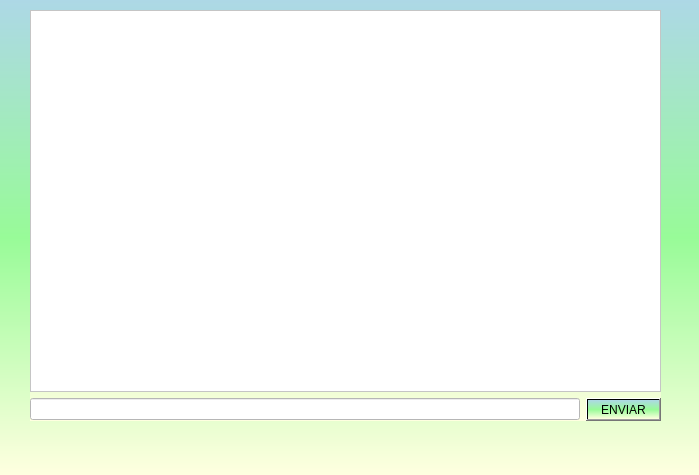
<?xml version="1.0" encoding="UTF-8"?>
<ui version="4.0">
 <class>MainWindow</class>
 <widget class="QMainWindow" name="MainWindow">
  <property name="geometry">
   <rect>
    <x>0</x>
    <y>0</y>
    <width>699</width>
    <height>475</height>
   </rect>
  </property>
  <property name="sizePolicy">
   <sizepolicy hsizetype="Fixed" vsizetype="Fixed">
    <horstretch>0</horstretch>
    <verstretch>0</verstretch>
   </sizepolicy>
  </property>
  <property name="acceptDrops">
   <bool>false</bool>
  </property>
  <property name="windowTitle">
   <string>Chat granjeros</string>
  </property>
  <property name="styleSheet">
   <string notr="true"/>
  </property>
  <property name="animated">
   <bool>false</bool>
  </property>
  <widget class="QWidget" name="centralwidget">
   <property name="autoFillBackground">
    <bool>false</bool>
   </property>
   <property name="styleSheet">
    <string notr="true">background: qlineargradient(spread:pad, x1:0, y1:0, x2:0, y2:1, stop:0 rgba(173, 216, 230, 1), stop:0.5 rgba(152, 251, 152, 1), stop:1 rgba(255, 255, 224, 1))</string>
   </property>
   <widget class="QWidget" name="verticalLayoutWidget">
    <property name="geometry">
     <rect>
      <x>30</x>
      <y>10</y>
      <width>631</width>
      <height>411</height>
     </rect>
    </property>
    <layout class="QVBoxLayout" name="verticalLayout">
     <item>
      <widget class="QTextEdit" name="chat_text">
       <property name="sizePolicy">
        <sizepolicy hsizetype="Expanding" vsizetype="Expanding">
         <horstretch>0</horstretch>
         <verstretch>0</verstretch>
        </sizepolicy>
       </property>
       <property name="styleSheet">
        <string notr="true">background:white</string>
       </property>
       <property name="textInteractionFlags">
        <set>Qt::TextSelectableByMouse</set>
       </property>
      </widget>
     </item>
     <item>
      <layout class="QHBoxLayout" name="horizontalLayout_4">
       <item>
        <widget class="QLineEdit" name="user_text">
         <property name="styleSheet">
          <string notr="true">background:white</string>
         </property>
        </widget>
       </item>
       <item>
        <widget class="QPushButton" name="send">
         <property name="text">
          <string>ENVIAR</string>
         </property>
        </widget>
       </item>
      </layout>
     </item>
    </layout>
   </widget>
  </widget>
  <widget class="QMenuBar" name="menubar">
   <property name="geometry">
    <rect>
     <x>0</x>
     <y>0</y>
     <width>699</width>
     <height>26</height>
    </rect>
   </property>
  </widget>
 </widget>
 <resources/>
 <connections/>
</ui>
